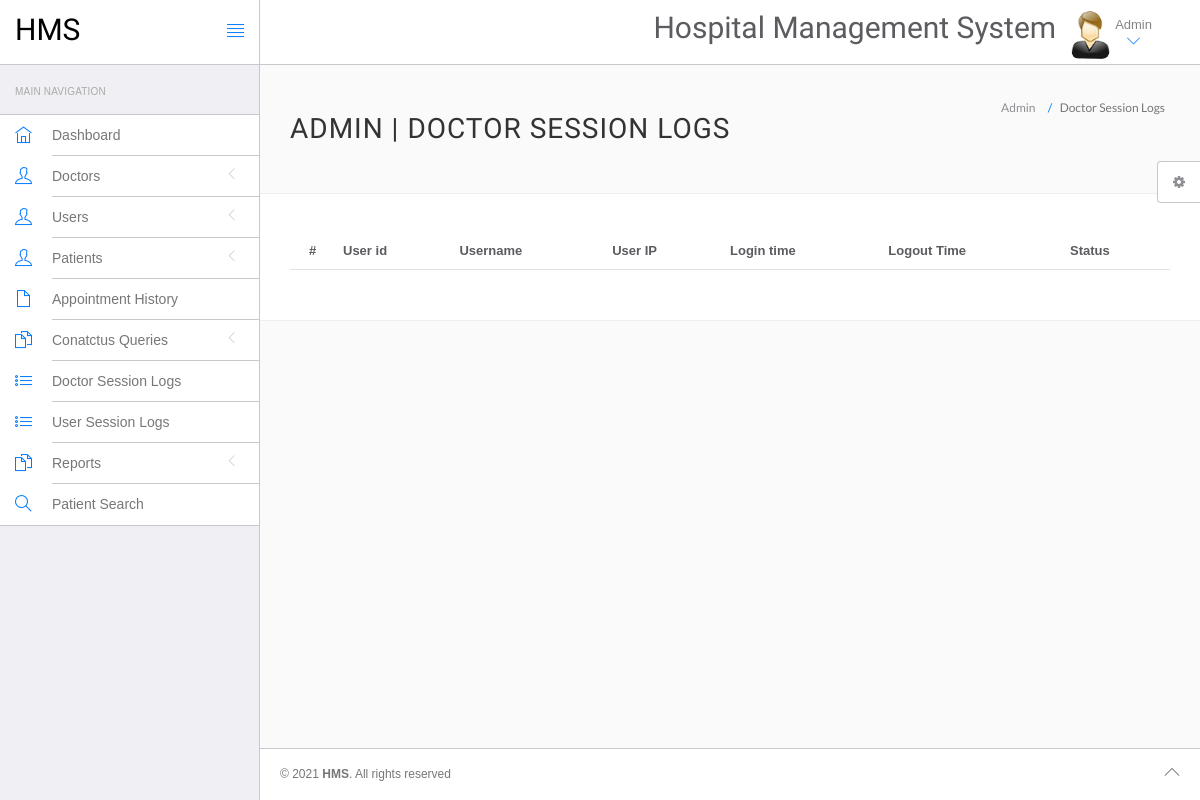
/hms/admin/doctor-logs.php (signed in), run on an earlier commit of the app's database.
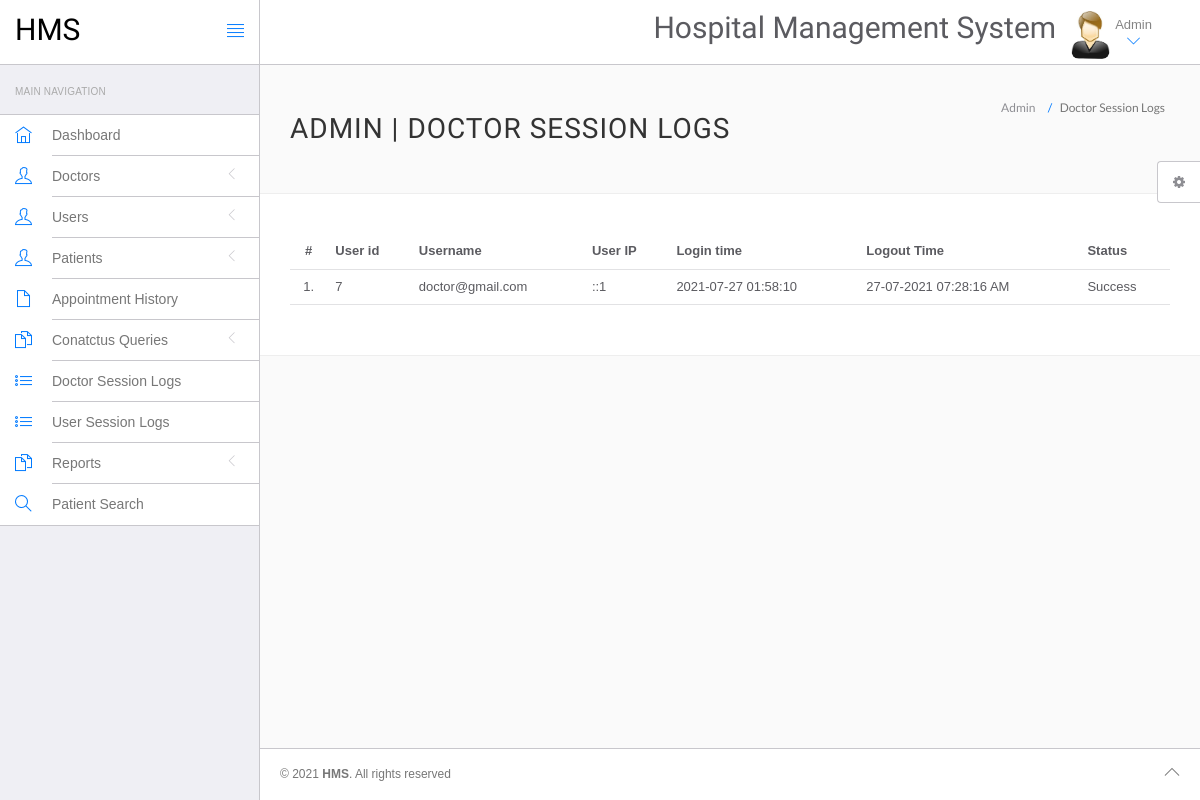
And on a later commit of the database.
### tables this page shows
CREATE TABLE `doctorslog` (
  `id` int(11) NOT NULL,
  `uid` int(11) DEFAULT NULL,
  `username` varchar(255) DEFAULT NULL,
  `userip` binary(16) DEFAULT NULL,
  `loginTime` timestamp NULL DEFAULT current_timestamp(),
  `logout` varchar(255) DEFAULT NULL,
  `status` int(11) DEFAULT NULL
);

### hms/admin/doctor-logs.php (the view, shortened to what this page needs)
<?php
include('include/config.php');
?>
<!DOCTYPE html>
<html lang="en">
	<head>
		<link rel="stylesheet" href="vendor/bootstrap/css/bootstrap.min.css">
		<link rel="stylesheet" href="vendor/fontawesome/css/font-awesome.min.css">
		<link rel="stylesheet" href="vendor/themify-icons/themify-icons.min.css">
		<link href="vendor/animate.css/animate.min.css" rel="stylesheet" media="screen">
		<link href="vendor/perfect-scrollbar/perfect-scrollbar.min.css" rel="stylesheet" media="screen">
		<link href="vendor/switchery/switchery.min.css" rel="stylesheet" media="screen">
		<link href="vendor/bootstrap-touchspin/jquery.bootstrap-touchspin.min.css" rel="stylesheet" media="screen">
		<link href="vendor/select2/select2.min.css" rel="stylesheet" media="screen">
		<link href="vendor/bootstrap-datepicker/bootstrap-datepicker3.standalone.min.css" rel="stylesheet" media="screen">
		<link href="vendor/bootstrap-timepicker/bootstrap-timepicker.min.css" rel="stylesheet" media="screen">
		<link rel="stylesheet" href="assets/css/styles.css">
		<link rel="stylesheet" href="assets/css/plugins.css">
		<link rel="stylesheet" href="assets/css/themes/theme-1.css" id="skin_color" />
	</head>
	<body>
		<div id="app">
<?php include('include/sidebar.php');?>
			<div class="app-content">
					<?php include('include/header.php');?>
				<div class="main-content" >
					<div class="wrap-content container" id="container">
						<section id="page-title">
							<div class="row">
								<div class="col-sm-8">
									<h1 class="mainTitle">Admin  | Doctor Session Logs</h1>
																	</div>
								<ol class="breadcrumb">
									<li>
										<span>Admin </span>
									</li>
									<li class="active">
										<span>Doctor Session Logs</span>
									</li>
								</ol>
							</div>
						</section>
						<div class="container-fluid container-fullw bg-white">
									<div class="row">
								<div class="col-md-12">
									<table class="table table-hover" id="sample-table-1">
										<thead>
											<tr>
												<th class="center">#</th>
												<th class="hidden-xs">User id</th>
												<th>Username</th>
												<th>User IP</th>
												<th>Login time</th>
												<th>Logout Time </th>
												<th> Status </th>
											</tr>
										</thead>
										<tbody>
<?php
$sql=mysqli_query($con,"select * from doctorslog ");
$cnt=1;
while($row=mysqli_fetch_array($sql))
{
?>
											<tr>
												<td class="center"><?php echo $cnt;?>.</td>
												<td class="hidden-xs"><?php echo $row['uid'];?></td>
												<td class="hidden-xs"><?php echo $row['username'];?></td>
												<td><?php echo $row['userip'];?></td>
												<td><?php echo $row['loginTime'];?></td>
												<td><?php echo $row['logout'];?>
												</td>
												<td>
<?php if($row['status']==1)
{
	echo "Success";
}
else
{
	echo "Failed";
}?>
</td>
											</tr>
											<?php
$cnt=$cnt+1;
											 }?>
										</tbody>
									</table>
								</div>
							</div>
								</div>
					</div>
				</div>
			</div>
	<?php include('include/footer.php');?>
	<?php include('include/setting.php');?>
		</div>
	</body>
</html>

### hms/admin/include/sidebar.php (shortened to what this page needs)
<div class="sidebar app-aside" id="sidebar">
				<div class="sidebar-container perfect-scrollbar">
<nav>
						<div class="navbar-title">
							<span>Main Navigation</span>
						</div>
						<ul class="main-navigation-menu">
							<li>
								<a href="dashboard.php">
									<div class="item-content">
										<div class="item-media">
											<i class="ti-home"></i>
										</div>
										<div class="item-inner">
											<span class="title"> Dashboard </span>
										</div>
									</div>
								</a>
							</li>
							<li>
								<a href="javascript:void(0)">
									<div class="item-content">
										<div class="item-media">
											<i class="ti-user"></i>
										</div>
										<div class="item-inner">
											<span class="title"> Doctors </span><i class="icon-arrow"></i>
										</div>
									</div>
								</a>
								</li>
				<li>
								<a href="javascript:void(0)">
									<div class="item-content">
										<div class="item-media">
											<i class="ti-user"></i>
										</div>
										<div class="item-inner">
											<span class="title"> Users </span><i class="icon-arrow"></i>
										</div>
									</div>
								</a>
								</li>
								<li>
								<a href="javascript:void(0)">
									<div class="item-content">
										<div class="item-media">
											<i class="ti-user"></i>
										</div>
										<div class="item-inner">
											<span class="title"> Patients </span><i class="icon-arrow"></i>
										</div>
									</div>
								</a>
								</li>
<li>
								<a href="appointment-history.php">
									<div class="item-content">
										<div class="item-media">
											<i class="ti-file"></i>
										</div>
										<div class="item-inner">
											<span class="title"> Appointment History </span>
										</div>
									</div>
								</a>
							</li>
				<li>
								<a href="javascript:void(0)">
									<div class="item-content">
										<div class="item-media">
											<i class="ti-files"></i>
										</div>
										<div class="item-inner">
											<span class="title"> Conatctus Queries </span><i class="icon-arrow"></i>
										</div>
									</div>
								</a>
								</li>
	<li>
								<a href="doctor-logs.php">
									<div class="item-content">
										<div class="item-media">
											<i class="ti-list"></i>
										</div>
										<div class="item-inner">
											<span class="title"> Doctor Session Logs </span>
										</div>
									</div>
								</a>
							</li>
							<li>
								<a href="user-logs.php">
									<div class="item-content">
										<div class="item-media">
											<i class="ti-list"></i>
										</div>
										<div class="item-inner">
											<span class="title"> User Session Logs </span>
										</div>
									</div>
								</a>
							</li>
				<li>
								<a href="javascript:void(0)">
									<div class="item-content">
										<div class="item-media">
											<i class="ti-files"></i>
										</div>
										<div class="item-inner">
											<span class="title"> Reports </span><i class="icon-arrow"></i>
										</div>
									</div>
								</a>
								<li>
								<a href="patient-search.php">
									<div class="item-content">
										<div class="item-media">
											<i class="ti-search"></i>
										</div>
										<div class="item-inner">
											<span class="title"> Patient Search </span>
										</div>
									</div>
								</a>
							</li>
								</li>
						</ul>
					</nav>
					</div>
			</div>

### hms/admin/include/header.php (shortened to what this page needs)
<header class="navbar navbar-default navbar-static-top">
					<div class="navbar-header">
						<a class="navbar-brand" href="#">
							<h2 style="padding-top:20%; color:#000 ">HMS</h2>
						</a>
						<a href="#" class="sidebar-toggler pull-right visible-md visible-lg" data-toggle-class="app-sidebar-closed" data-toggle-target="#app">
							<i class="ti-align-justify"></i>
						</a>
					</div>
					<div class="navbar-collapse collapse">
						<ul class="nav navbar-right">
								<li  style="padding-top:2% ">
								<h2>Hospital Management System</h2>
							</li>
							<li class="dropdown current-user">
								<a href class="dropdown-toggle" data-toggle="dropdown">
									<img src="assets/images/images.jpg" > <span class="username">
			Admin
									<i class="ti-angle-down"></i></i></span>
								</a>
							</li>
						</ul>
					</div>
				</header>

### hms/admin/include/footer.php
<footer>
				<div class="footer-inner">
					<div class="pull-left">
						&copy; <span class="current-year"></span><span class="text-bold text-uppercase"> HMS</span>. <span>All rights reserved</span>
					</div>
					<div class="pull-right">
						<span class="go-top"><i class="ti-angle-up"></i></span>
					</div>
				</div>
			</footer>

### hms/admin/include/setting.php (shortened to what this page needs)
<div class="settings panel panel-default hidden-xs hidden-sm" id="settings">
				<button ct-toggle="toggle" data-toggle-class="active" data-toggle-target="#settings" class="btn btn-default">
					<i class="fa fa-spin fa-gear"></i>
				</button>
			</div>

### hms/admin/assets/css/plugins.css (style rules this page uses)
.perfect-scrollbar { overflow-y: hidden !important; }

### hms/admin/assets/css/themes/theme-1.css (style rules this page uses)
body { background: #FAFAFA; }
header .navbar-header { background: #ffffff !important; border-right-color: #c8c7cc !important; border-bottom-color: #c8c7cc !important; }
header .navbar-header .sidebar-toggler, header .navbar-header .sidebar-mobile-toggler { color: #007aff !important; }
header .navbar-header .navbar-brand { color: #777 !important; }
header .navbar-collapse { background: #ffffff !important; border-bottom-color: #c8c7cc !important; box-shadow: none !important; }
header .navbar-collapse .navbar-right > li > a { color: #777; }
header .navbar-collapse .navbar-right > li > a i { color: #007aff !important; }
#sidebar { background: #EFEFF4 !important; }
#sidebar:before { border-right-width: "1px" !important; border-right-style: solid; border-right-color: #c8c7cc !important; }
#sidebar nav { border-right-width: "1px" !important; border-right-style: solid; border-right-color: #c8c7cc !important; }
#sidebar nav .navbar-title { color: #aaaaaa; }
#sidebar nav > ul { background: #ffffff !important; border-bottom-color: #c8c7cc !important; border-top-color: #c8c7cc !important; }
#sidebar nav > ul > li > a .item-media > i { color: #007aff !important; }
#sidebar nav > ul > li > a .item-inner { color: #777 !important; border-bottom-color: #c8c7cc; }
#app > footer { background: #ffffff !important; border-top-color: #c8c7cc !important; color: #777; }

What changed in the data, as far as the page shows it:
added doctorslog: uid "7", username "doctor@gmail.com", userip "::1", loginTime "2021-07-27 01:58:10", logout "27-07-2021 07:28:16 AM", status "Success"
